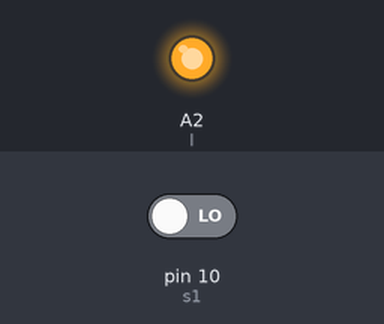
A sketch run on a simulated Arduino Uno, built with avr-gcc and run on an emulated ATmega328P. On the bench: output pins drawn as LEDs (lit = HIGH). The inputs (shaded band) are chosen by the test bench; at power-on: pin 10 (s1) LOW.

Above: at 1.2 s.
1.3 s: pin 10 (s1) driven HIGH
At 2.3 s:
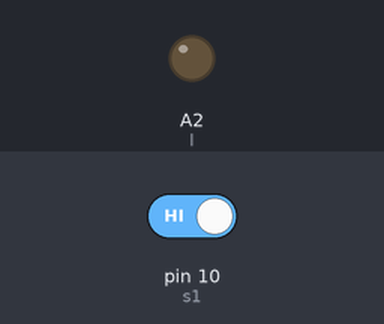
2.8 s: pin 10 (s1) driven LOW
At 3.5 s:
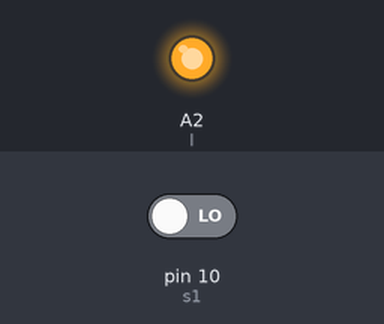
Timing chart, 0 to 5.8 s (numbered marks = the images above; inputs shaded):
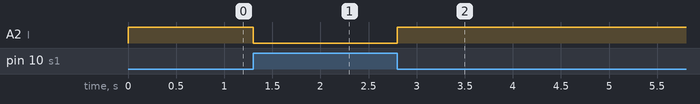

Measured:
- after the input at 1.3 s, A2 (l): HIGH → LOW at once
- after the input at 2.8 s, A2 (l): LOW → HIGH at once

The sketch:

lab1IOT.ino
```cpp
// int l=3;
// void setup(){
//   pinMode(l,OUTPUT);
// }

// void loop(){
//   digitalWrite(l,HIGH);
//   digitalWrite(l,LOW);
// }

//---------------

// int l1=3,l2=4,l3=5,l4=6;
// void setup(){
//   pinMode(l1,OUTPUT);
//   pinMode(l2,OUTPUT);
//   pinMode(l3,OUTPUT);
//   pinMode(l4,OUTPUT);
// }

// void loop(){
//   digitalWrite(l1,HIGH);
//   digitalWrite(l2,LOW);
//   digitalWrite(l3,LOW);
//   digitalWrite(l4,LOW);
//   delay(1000);
//   digitalWrite(l2,HIGH);
//   digitalWrite(l1,LOW);
//   digitalWrite(l3,LOW);
//   digitalWrite(l4,LOW);
//   delay(1000);
//   digitalWrite(l3,HIGH);
//   digitalWrite(l2,LOW);
//   digitalWrite(l1,LOW);
//   digitalWrite(l4,LOW);
//   delay(1000);
//   digitalWrite(l4,HIGH);
//   digitalWrite(l2,LOW);
//   digitalWrite(l3,LOW);
//   digitalWrite(l1,LOW);
//   delay(1000);
// }

int l=A2,s1=10;
void setup(){

  pinMode(l,OUTPUT);
  pinMode(s1,INPUT);

}

void loop(){

  if(digitalRead(s1)==HIGH)
  {
   digitalWrite(l,LOW);
  }
else{
  digitalWrite(l,HIGH);
}
}
```
